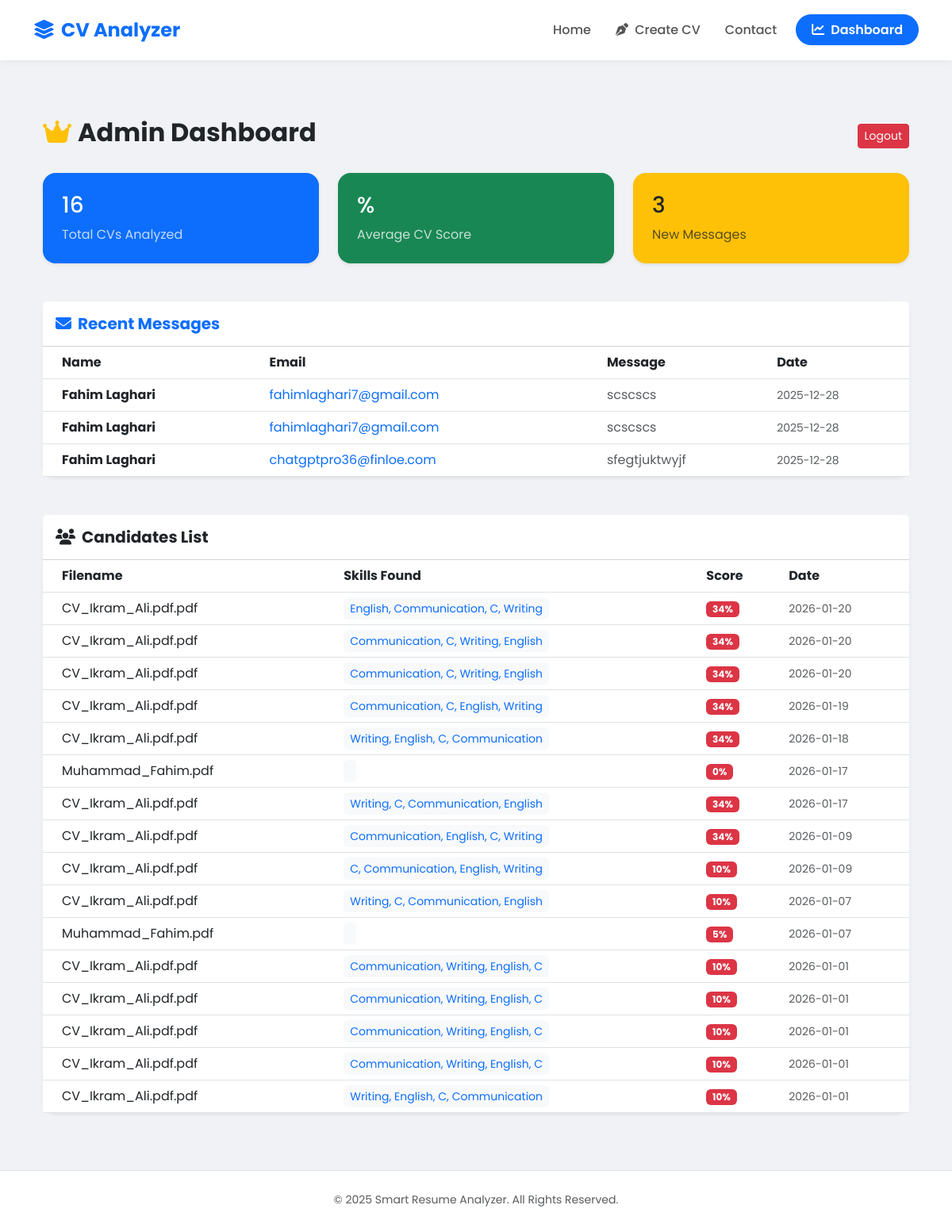
/admin (signed in), run on the app's committed database.
### app/models.py (models this page shows)
class Contact(db.Model):
    id = db.Column(db.Integer, primary_key=True)
    name = db.Column(db.String(100), nullable=False)
    email = db.Column(db.String(100), nullable=False)
    message = db.Column(db.Text, nullable=False)
    date_sent = db.Column(db.DateTime, default=datetime.utcnow)

class UserData(db.Model):
    id = db.Column(db.Integer, primary_key=True)
    filename = db.Column(db.String(100))
    skills = db.Column(db.Text)
    score = db.Column(db.Integer)
    upload_date = db.Column(db.DateTime, default=datetime.utcnow)

### app/routes.py (the view)
@main.route('/admin')
def admin():
    if not session.get('logged_in'): return redirect(url_for('main.login'))
    try:
        cv_data = UserData.query.order_by(UserData.upload_date.desc()).all()
        messages = Contact.query.order_by(Contact.date_sent.desc()).all()
        return render_template('admin.html', data=cv_data, messages=messages, stats={'total': len(cv_data), 'total_msgs': len(messages)})
    except Exception as e:
        return f"Error: {str(e)}"

### app/templates/admin.html
{% extends "base.html" %}
{% block content %}
<div class="container py-4">
    <div class="d-flex justify-content-between align-items-center mb-4">
        <h2 class="fw-bold"><i class="fas fa-crown text-warning me-2"></i>Admin Dashboard</h2>
        <a href="/logout" class="btn btn-danger btn-sm">Logout</a>
    </div>
    <div class="row g-4 mb-5">
        <div class="col-md-4">
            <div class="card bg-primary text-white border-0 shadow-sm rounded-4">
                <div class="card-body p-4">
                    <h3>{{ stats.total }}</h3>
                    <p class="mb-0 opacity-75">Total CVs Analyzed</p>
                </div>
            </div>
        </div>
        <div class="col-md-4">
            <div class="card bg-success text-white border-0 shadow-sm rounded-4">
                <div class="card-body p-4">
                    <h3>{{ stats.avg_score }}%</h3>
                    <p class="mb-0 opacity-75">Average CV Score</p>
                </div>
            </div>
        </div>
        <div class="col-md-4">
            <div class="card bg-warning text-dark border-0 shadow-sm rounded-4">
                <div class="card-body p-4">
                    <h3>{{ stats.total_msgs }}</h3>
                    <p class="mb-0 opacity-75">New Messages</p>
                </div>
            </div>
        </div>
    </div>
    <div class="card border-0 shadow-sm rounded-4 mb-5">
        <div class="card-header bg-white py-3">
            <h5 class="fw-bold mb-0 text-primary"><i class="fas fa-envelope me-2"></i>Recent Messages</h5>
        </div>
        <div class="card-body p-0">
            <div class="table-responsive">
                <table class="table table-hover align-middle mb-0">
                    <thead class="bg-light">
                        <tr>
                            <th class="ps-4">Name</th>
                            <th>Email</th>
                            <th>Message</th>
                            <th>Date</th>
                        </tr>
                    </thead>
                    <tbody>
                        {% for msg in messages %}
                        <tr>
                            <td class="ps-4 fw-bold">{{ msg.name }}</td>
                            <td><a href="mailto:{{ msg.email }}" class="text-decoration-none">{{ msg.email }}</a></td>
                            <td class="text-muted">{{ msg.message }}</td>
                            <td><small class="text-muted">{{ msg.date_sent.strftime('%Y-%m-%d') }}</small></td>
                        </tr>
                        {% else %}
                        <tr>
                            <td colspan="4" class="text-center py-4 text-muted">No messages yet.</td>
                        </tr>
                        {% endfor %}
                    </tbody>
                </table>
            </div>
        </div>
    </div>
    <div class="card border-0 shadow-sm rounded-4">
        <div class="card-header bg-white py-3">
            <h5 class="fw-bold mb-0 text-dark"><i class="fas fa-users me-2"></i>Candidates List</h5>
        </div>
        <div class="card-body p-0">
            <div class="table-responsive">
                <table class="table table-hover align-middle mb-0">
                    <thead class="bg-light">
                        <tr>
                            <th class="ps-4">Filename</th>
                            <th>Skills Found</th>
                            <th>Score</th>
                            <th>Date</th>
                        </tr>
                    </thead>
                    <tbody>
                        {% for row in data %}
                        <tr>
                            <td class="ps-4">{{ row.filename }}</td>
                            <td><small class="text-primary bg-light px-2 py-1 rounded">{{ row.skills }}</small></td>
                            <td>
                                {% if row.score >= 70 %}
                                    <span class="badge bg-success">{{ row.score }}%</span>
                                {% elif row.score >= 40 %}
                                    <span class="badge bg-warning text-dark">{{ row.score }}%</span>
                                {% else %}
                                    <span class="badge bg-danger">{{ row.score }}%</span>
                                {% endif %}
                            </td>
                            <td><small class="text-muted">{{ row.upload_date.strftime('%Y-%m-%d') }}</small></td>
                        </tr>
                        {% endfor %}
                    </tbody>
                </table>
            </div>
        </div>
    </div>
</div>
{% endblock %}

### app/templates/base.html (shortened to what this page needs)
<!DOCTYPE html>
<html lang="en">
<head>
    <link href="https://cdn.jsdelivr.net/npm/bootstrap@5.3.0/dist/css/bootstrap.min.css" rel="stylesheet">
    <link rel="stylesheet" href="https://cdnjs.cloudflare.com/ajax/libs/font-awesome/6.4.0/css/all.min.css">
</head>
<body>
    <nav class="navbar navbar-expand-lg sticky-top">
        <div class="container">
            <a class="navbar-brand" href="/">
                <i class="fas fa-layer-group me-2"></i>CV Analyzer
            </a>
            <div class="collapse navbar-collapse" id="navContent">
                <ul class="navbar-nav ms-auto align-items-center">
                    <li class="nav-item"><a class="nav-link" href="/">Home</a></li>
                    <li class="nav-item">
                        <a class="nav-link" href="{{ url_for('main.build_resume') }}">
                            <i class="fas fa-pen-nib me-1"></i> Create CV
                        </a>
                    </li>
                    <li class="nav-item"><a class="nav-link" href="/contact">Contact</a></li>
                    {% if session.get('logged_in') %}
                        <li class="nav-item ms-3">
                            <a href="/admin" class="btn-custom"><i class="fas fa-chart-line me-2"></i>Dashboard</a>
                        </li>
                    {% else %}
                        <li class="nav-item ms-3">
                            <a href="/login" class="btn-custom"><i class="fas fa-lock me-2"></i>Admin</a>
                        </li>
                    {% endif %}
                </ul>
            </div>
        </div>
    </nav>
    <div class="container my-5 flex-grow-1">
        {% block content %}{% endblock %}
    </div>
    <footer class="bg-white text-center py-4 mt-auto border-top">
        <small class="text-muted">&copy; 2025 Smart Resume Analyzer. All Rights Reserved.</small>
    </footer>
</body>
</html>

### app/templates/base.html (style rules this page uses)
body { font-family: 'Poppins', sans-serif; background-color: #f0f2f5; min-height: 100vh; display: flex; flex-direction: column; }
.navbar { background: #ffffff; box-shadow: 0 2px 10px rgba(0,0,0,0.05); padding: 15px 0; }
.navbar-brand { font-weight: 700; color: #0d6efd !important; font-size: 1.5rem; }
.nav-link { color: #555 !important; font-weight: 500; margin-left: 15px; transition: 0.3s; }
.btn-custom { background: #0d6efd; color: white; padding: 8px 20px; border-radius: 50px; font-weight: 600; text-decoration: none; transition: 0.3s; }

### data on the page
Contact: name "Fahim Laghari", email "fahimlaghari7@gmail.com", message "scscscs", date_sent "2025-12-28"
Contact: name "Fahim Laghari", email "fahimlaghari7@gmail.com", message "scscscs", date_sent "2025-12-28"
Contact: name "Fahim Laghari", email "chatgptpro36@finloe.com", message "sfegtjuktwyjf", date_sent "2025-12-28"
UserData: filename "CV_Ikram_Ali.pdf.pdf", skills "English, Communication, C, Writing", score "34", upload_date "2026-01-20"
UserData: filename "CV_Ikram_Ali.pdf.pdf", skills "Communication, C, Writing, English", score "34", upload_date "2026-01-20"
UserData: filename "CV_Ikram_Ali.pdf.pdf", skills "Communication, C, Writing, English", score "34", upload_date "2026-01-20"
UserData: filename "CV_Ikram_Ali.pdf.pdf", skills "Communication, C, English, Writing", score "34", upload_date "2026-01-19"
UserData: filename "CV_Ikram_Ali.pdf.pdf", skills "Writing, English, C, Communication", score "34", upload_date "2026-01-18"
UserData: filename "Muhammad_Fahim.pdf", score "0", upload_date "2026-01-17"
UserData: filename "CV_Ikram_Ali.pdf.pdf", skills "Writing, C, Communication, English", score "34", upload_date "2026-01-17"
UserData: filename "CV_Ikram_Ali.pdf.pdf", skills "Communication, English, C, Writing", score "34", upload_date "2026-01-09"
UserData: filename "CV_Ikram_Ali.pdf.pdf", skills "C, Communication, English, Writing", score "10", upload_date "2026-01-09"
UserData: filename "CV_Ikram_Ali.pdf.pdf", skills "Writing, C, Communication, English", score "10", upload_date "2026-01-07"
UserData: filename "Muhammad_Fahim.pdf", score "5", upload_date "2026-01-07"
UserData: filename "CV_Ikram_Ali.pdf.pdf", skills "Communication, Writing, English, C", score "10", upload_date "2026-01-01"
UserData: filename "CV_Ikram_Ali.pdf.pdf", skills "Communication, Writing, English, C", score "10", upload_date "2026-01-01"
UserData: filename "CV_Ikram_Ali.pdf.pdf", skills "Communication, Writing, English, C", score "10", upload_date "2026-01-01"
UserData: filename "CV_Ikram_Ali.pdf.pdf", skills "Communication, Writing, English, C", score "10", upload_date "2026-01-01"
UserData: filename "CV_Ikram_Ali.pdf.pdf", skills "Writing, English, C, Communication", score "10", upload_date "2026-01-01"

### other printed values
{{ stats.total }} "16"
{{ stats.total_msgs }} "3"
